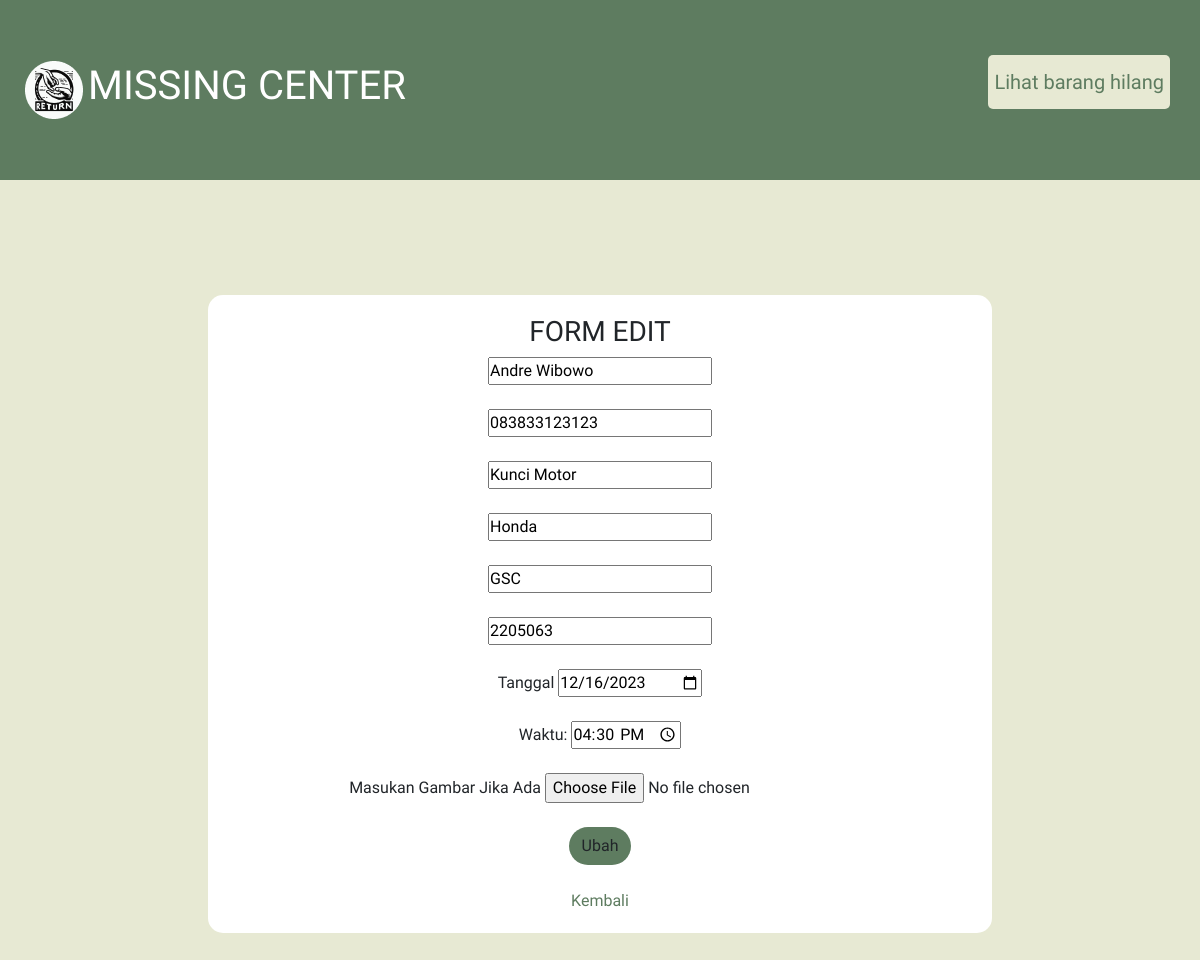
The page /update.php?id=25 on the database its author committed.
### tables this page shows
CREATE TABLE `barang_hilang` (
  `idbarang` int(11) NOT NULL,
  `nama` char(255) NOT NULL,
  `telepon` char(20) NOT NULL,
  `namabarang` varchar(255) NOT NULL,
  `deskripsi` varchar(255) NOT NULL,
  `tempatkehilangan` varchar(255) NOT NULL,
  `nim` int(10) NOT NULL,
  `tglhilang` date NOT NULL,
  `wkthilang` time NOT NULL,
  `gambar` varchar(50) NOT NULL,
  `status` varchar(50) DEFAULT NULL
);

### function.php (called while the page is built, shortened)
<?php
include_once 'mysqli-connect.php';
function query($query) {
    global $conn;
    $result = mysqli_query($conn, $query);
    $rows = [];
    while ($row = mysqli_fetch_assoc($result)) {
        $rows[] = $row;
    }
    return $rows;
}
?>

### update.php (the view, shortened to what this page needs)
<?php
require_once "function.php";
$id = $_GET["id"];
$barang_hilang = query("SELECT * FROM barang_hilang WHERE idbarang = $id")[0];
?>
<!DOCTYPE html>
<html lang="en">
    <head>
        <link rel="stylesheet" href="https://cdn.jsdelivr.net/npm/bootstrap@5.1.3/dist/css/bootstrap.min.css">
        <link rel="stylesheet" href="assets/bootstrap/css/LoginAdminstyle.css">
        <link rel="stylesheet" href="assets/bootstrap/css/landing_page.css">
    </head>
    <body>
        <header>
            <img src="img/ellipse_2.png" alt="missingcenter-logo" class="logo1" />
            <h1 class="logo">MISSING CENTER</h1>
            <nav>
                <ul>
                    <li><button class="btn-cta"><a href="daftarbrg.php">Lihat barang hilang</a></button></li>
                </ul>
            </nav>
        </header>
        <main class="container">
            <div class="row justify-content-center">
                <div class="col-md-12 box">
                    <h3 class="text-center">FORM EDIT</h3>
                    <form action="" method="post">
                        <div class="mb-4">
                            <label for="nama">
                                <input type="text" name="nama" id="nama" placeholder="Nama" required autofocus
                                value="<?=$barang_hilang["nama"];?>">
                            </label>
                        </div>
                        <div class="mb-4">
                            <label for="telepon">
                                <input type="text" name="telepon" id="telepon" placeholder="No.Wa" required autofocus
                                value="<?=$barang_hilang["telepon"];?>">
                            </label>
                        </div>
                        <div class="mb-4">
                            <label for="namabarang">
                                <input type="text" name="namabarang" id="namabarang" placeholder="Nama Barang" required autofocus
                                value="<?=$barang_hilang["namabarang"];?>">
                            </label>
                        </div>
                        <div class="mb-4">
                            <label for="deskripsi">
                                <input type="text" name="deskripsi" id="deskripsi" placeholder="Deskripsi" required autofocus
                                value="<?=$barang_hilang["deskripsi"];?>">
                            </label>
                        </div>
                        <div class="mb-4">
                            <label for="tempatkehilangan">
                                <input type="text" name="tempatkehilangan" id="tempatkehilangan" placeholder="Tempat Kehilangan" required autofocus
                                value="<?=$barang_hilang["tempatkehilangan"];?>">
                            </label>
                        </div>
                        <div class="mb-4">
                            <label for="nim">
                                <input type="text" name="nim" id="nim" placeholder="Nim" required autofocus
                                value="<?=$barang_hilang["nim"];?>">
                            </label>
                        </div>
                        <div class="mb-4">
                            <label for="tglhilang">Tanggal
                                <input type="date" name="tglhilang" id="tglhilang" required autofocus
                                value="<?=$barang_hilang["tglhilang"];?>">
                            </label>
                        </div>
                        <div class="mb-4">
                            <label for="wkthilang">Waktu:
                                <input type="time" name="wkthilang" id="wkthilang" required autofocus
                                value="<?=$barang_hilang["wkthilang"];?>">
                            </label>
                        </div>
                        <div class="mb-4">
                            <label for="gambar">Masukan Gambar Jika Ada
                                <input type="file" name="gambar" id="gambar"
                                value="<?=$barang_hilang["gambar"];?>">
                            </label>
                        </div>
                        <div class="d-flex justify-content-center">
                            <label for="submit">
                                <button class="btn" type="submit" name="submit" id="submit">Ubah</button>
                            </label>
                        </div>
                        <br>
                        <div class="d-flex justify-content-center">
                            <a href="daftarbrgadmin.php">Kembali</a>
                        </div>
                    </form>
                </div>
            </div>
        </main>
    </body>
</html>

### rows shown on the page
barang_hilang: nama "Andre Wibowo", telepon "083833123123", namabarang "Kunci Motor", deskripsi "Honda", tempatkehilangan "GSC", nim "2205063", tglhilang "12/16/2023", wkthilang "16:30:00"
